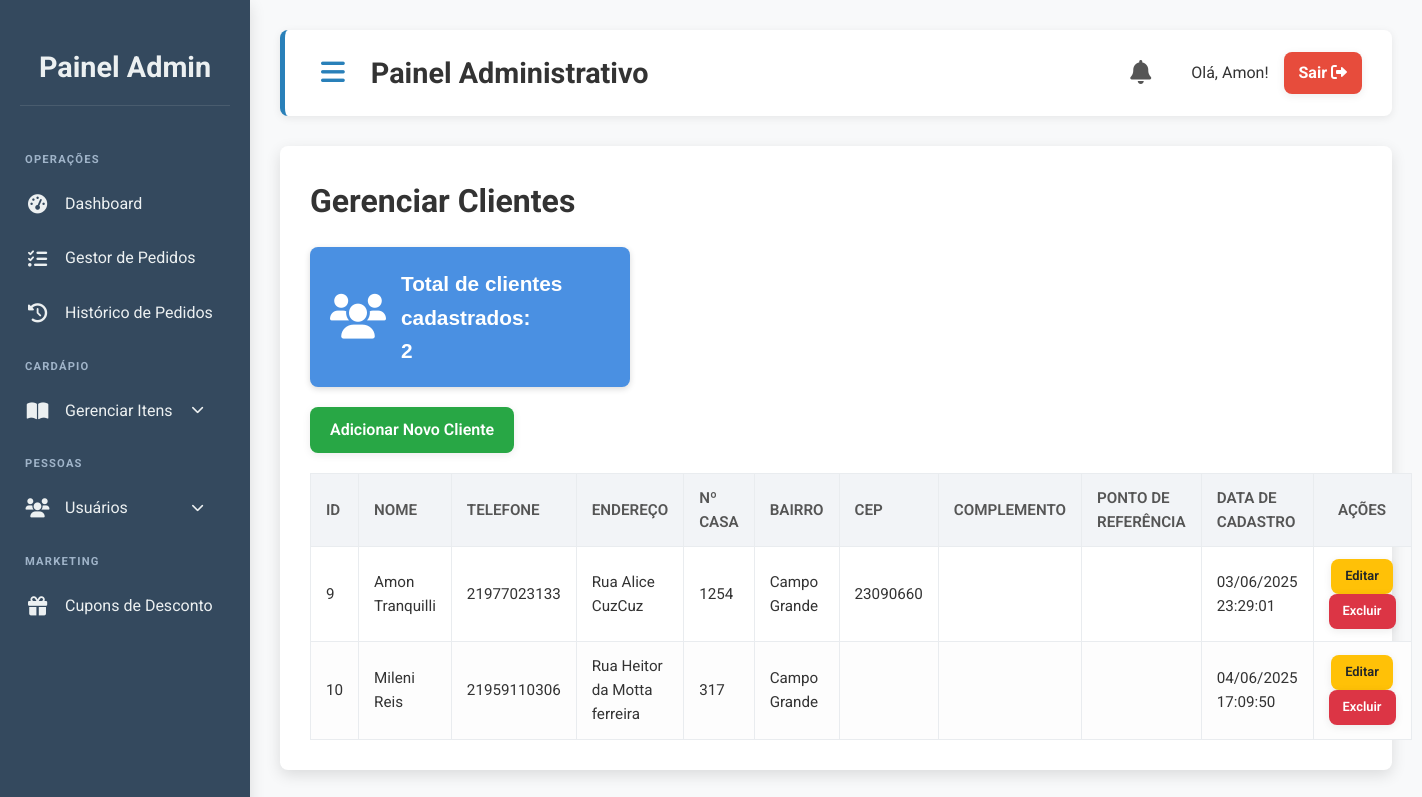
Page /admin/clientes/clientes.php (signed in) on the committed database.
### tables this page shows
CREATE TABLE `clientes` (
  `id` int(11) NOT NULL,
  `nome` varchar(100) NOT NULL,
  `telefone` varchar(20) DEFAULT NULL,
  `endereco` varchar(255) NOT NULL,
  `ncasa` varchar(50) DEFAULT NULL,
  `bairro` varchar(100) DEFAULT NULL,
  `cep` varchar(10) DEFAULT NULL,
  `ponto_referencia` varchar(255) DEFAULT NULL,
  `complemento` varchar(100) DEFAULT NULL,
  `data_cadastro` datetime DEFAULT current_timestamp()
);

### admin/clientes/clientes.php (the view, shortened to what this page needs)
<?php
require_once '../../includes/conexao.php';
$totalClientes = 0;
$resultCount = $conn->query("SELECT COUNT(*) as total FROM clientes");
if ($resultCount && $rowCount = $resultCount->fetch_assoc()) {
    $totalClientes = $rowCount['total'];
}
$clientes = [];
$sql = "SELECT id, nome, telefone, endereco, ncasa, bairro, cep, complemento, ponto_referencia, data_cadastro FROM clientes ORDER BY nome ASC";
$result = $conn->query($sql);
if ($result && $result->num_rows > 0) {
    while ($row = $result->fetch_assoc()) {
        $clientes[] = $row;
    }
}
?>
<h1>Gerenciar Clientes</h1>
<div class="card-total-clientes">
    <i class="fa fa-users" aria-hidden="true"></i>
    <div class="info">
        Total de clientes cadastrados:<br>
        <span><?= $totalClientes ?></span>
    </div>
</div>
<a href="adicionar.php" class="btn btn-success">Adicionar Novo Cliente</a>
<?php if (empty($clientes)) : ?>
    <p class="text-center">Nenhum cliente cadastrado ainda.</p>
<?php else : ?>
    <table>
        <thead>
            <tr>
                <th>ID</th>
                <th>Nome</th>
                <th>Telefone</th>
                <th>Endereço</th>
                <th>Nº Casa</th>
                <th>Bairro</th>
                <th>CEP</th>
                <th>Complemento</th>
                <th>Ponto de Referência</th>
                <th>Data de Cadastro</th>
                <th class="text-center">Ações</th>
            </tr>
        </thead>
        <tbody>
            <?php foreach ($clientes as $cliente) : ?>
                <tr>
                    <td><?= htmlspecialchars($cliente['id']) ?></td>
                    <td><?= htmlspecialchars($cliente['nome']) ?></td>
                    <td><?= htmlspecialchars($cliente['telefone'] ?? 'N/A') ?></td>
                    <td><?= htmlspecialchars($cliente['endereco'] ?? 'N/A') ?></td>
                    <td><?= htmlspecialchars($cliente['ncasa'] ?? 'S/N') ?></td>
                    <td><?= htmlspecialchars($cliente['bairro'] ?? 'N/A') ?></td>
                    <td><?= htmlspecialchars($cliente['cep'] ?? 'N/A') ?></td>
                    <td><?= htmlspecialchars($cliente['complemento'] ?? 'N/A') ?></td>
                    <td><?= htmlspecialchars($cliente['ponto_referencia'] ?? 'N/A') ?></td>
                    <td><?= htmlspecialchars(date('d/m/Y H:i:s', strtotime($cliente['data_cadastro']))) ?></td>
                    <td class="text-center">
                        <a href="editar.php?id=<?= $cliente['id'] ?>" class="btn btn-warning btn-sm">Editar</a>
                        <a href="excluir.php?id=<?= $cliente['id'] ?>" class="btn btn-danger btn-sm" onclick="return confirm('Tem certeza que deseja excluir este cliente?');">Excluir</a>
                    </td>
                </tr>
            <?php endforeach; ?>
        </tbody>
    </table>
<?php endif; ?>
<?php
include '../template_admin.php';
?>

### public/css/admin.css (style rules this page uses)
:root { --primary-color: #2980b9; --primary-hover-color: #2173a3; --secondary-color: #34495e; --accent-color: #2ecc71; --accent-hover-color: #27ae60; --text-color: #333; --light-text-color: #ecf0f1; --background-color: #f8f9fa; --card-background: #ffffff; --border-color: #e9ecef; --shadow-light: 0 2px 8px rgba(0,0,0,0.08); --shadow-medium: 0 5px 15px rgba(0,0,0,0.12); --shadow-hover: 0 8px 20px rgba(0,0,0,0.15); --border-radius-base: 8px; --transition-base: all 0.3s ease-in-out; --input-focus-shadow: 0 0 0 0.2rem rgba(41, 128, 185, 0.25); }
body { font-family: 'Roboto', sans-serif; background-color: var(--background-color); margin: 0; padding: 0; display: flex; min-height: 100vh; color: var(--text-color); line-height: 1.6; }
h1 { margin-top: 0; margin-bottom: 20px; font-weight: 700; }
table { width: 100%; border-collapse: collapse; margin-top: 20px; }
table th, table td { border: 1px solid var(--border-color); padding: 12px 15px; text-align: left; font-size: 0.95em; }
table th { background-color: #f2f4f7; color: #555; text-transform: uppercase; font-weight: 600; }
table tr:nth-child(even) { background-color: #fdfdfd; }
.text-center { text-align: center; }
.btn { padding: 10px 20px; border-radius: var(--border-radius-base); text-decoration: none; cursor: pointer; border: none; font-size: 1em; font-weight: 600; transition: var(--transition-base); display: inline-flex; align-items: center; justify-content: center; gap: 8px; box-shadow: var(--shadow-light); white-space: nowrap; }
.btn-primary, .btn-success, .btn-danger, .btn-info, .btn-secondary { color: white !important; }
.btn-success { background-color: #28a745; }
.btn-danger { background-color: #dc3545; }
.btn-warning { background-color: #ffc107 !important; color: #212529 !important; }
.btn-sm { padding: 7px 14px; font-size: 0.85em; gap: 5px; }

### public/css/clientes.css (style rules this page uses)
.card-total-clientes { background: #4a90e2; color: white; padding: 20px; border-radius: 8px; max-width: 280px; margin-bottom: 20px; box-shadow: 0 2px 6px rgba(0,0,0,0.15); display: flex; align-items: center; gap: 15px; font-family: Arial, sans-serif; }
.card-total-clientes i { font-size: 2.8rem; }
.card-total-clientes .info { font-size: 1.3rem; font-weight: bold; }

### rows in the picture
clientes: id "9", nome "Amon Tranquilli", telefone "21977023133", endereco "Rua Alice CuzCuz", ncasa "1254", bairro "Campo Grande", cep "23090660", data_cadastro "03/06/2025 23:29:01"
clientes: id "10", nome "Mileni Reis", telefone "21959110306", endereco "Rua Heitor da Motta ferreira", ncasa "317", bairro "Campo Grande", data_cadastro "04/06/2025 17:09:50"

### other values in the picture
$nome_usuario "Amon"
$totalClientes "2"
